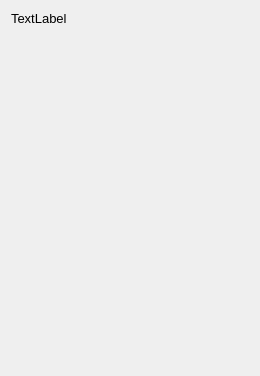
<?xml version="1.0" encoding="UTF-8"?>
<ui version="4.0">
 <class>VariablesWindow</class>
 <widget class="QDialog" name="VariablesWindow">
  <property name="geometry">
   <rect>
    <x>0</x>
    <y>0</y>
    <width>260</width>
    <height>376</height>
   </rect>
  </property>
  <property name="font">
   <font>
    <pointsize>11</pointsize>
   </font>
  </property>
  <property name="windowTitle">
   <string>Variables</string>
  </property>
  <layout class="QGridLayout" name="gridLayout">
   <item row="0" column="0">
    <widget class="QLabel" name="variableList">
     <property name="font">
      <font>
       <pointsize>10</pointsize>
      </font>
     </property>
     <property name="toolTip">
      <string>s</string>
     </property>
     <property name="text">
      <string>TextLabel</string>
     </property>
     <property name="alignment">
      <set>Qt::AlignLeading|Qt::AlignLeft|Qt::AlignTop</set>
     </property>
    </widget>
   </item>
  </layout>
 </widget>
 <resources/>
 <connections/>
</ui>
